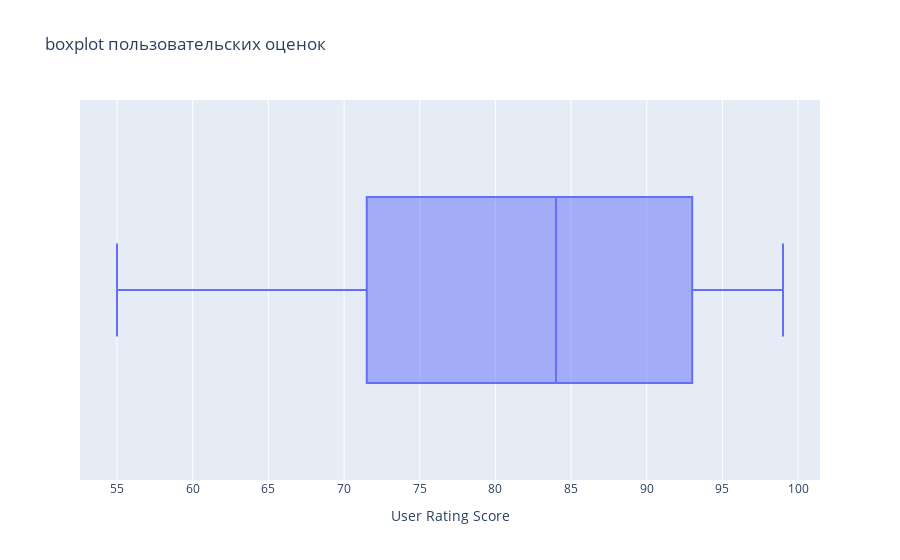

The notebook cell saved with this chart:
### Markdown cell above
Проанализируем нашу переменную `user rating score` с помощью графика boxplot

### Code cell
fig = px.box(df, x='user rating score', title='boxplot пользовательских оценок')
fig.update_layout(xaxis_title='User Rating Score')

fig.show()

### Figure 1 — Plotly figure (JSON) as saved in the notebook; plotly's stock layout.template omitted (floating-point values rounded to 4 significant figures; data arrays with more than 128 entries replaced by an {"elided": "..."} marker saying what was removed)
{"data": [{"alignmentgroup": "True", "hovertemplate": "user rating score=%{x}<extra></extra>", "legendgroup": "", "marker": {"color": "#636efa"}, "name": "", "notched": false, "offsetgroup": "", "orientation": "h", "showlegend": false, "type": "box", "x": {"elided": "494 int values"}, "x0": " ", "xaxis": "x", "y0": " ", "yaxis": "y"}], "layout": {"boxmode": "group", "legend": {"tracegroupgap": 0}, "title": {"text": "boxplot пользовательских оценок"}, "xaxis": {"anchor": "y", "domain": [0, 1], "title": {"text": "User Rating Score"}}, "yaxis": {"anchor": "x", "domain": [0, 1]}}}
